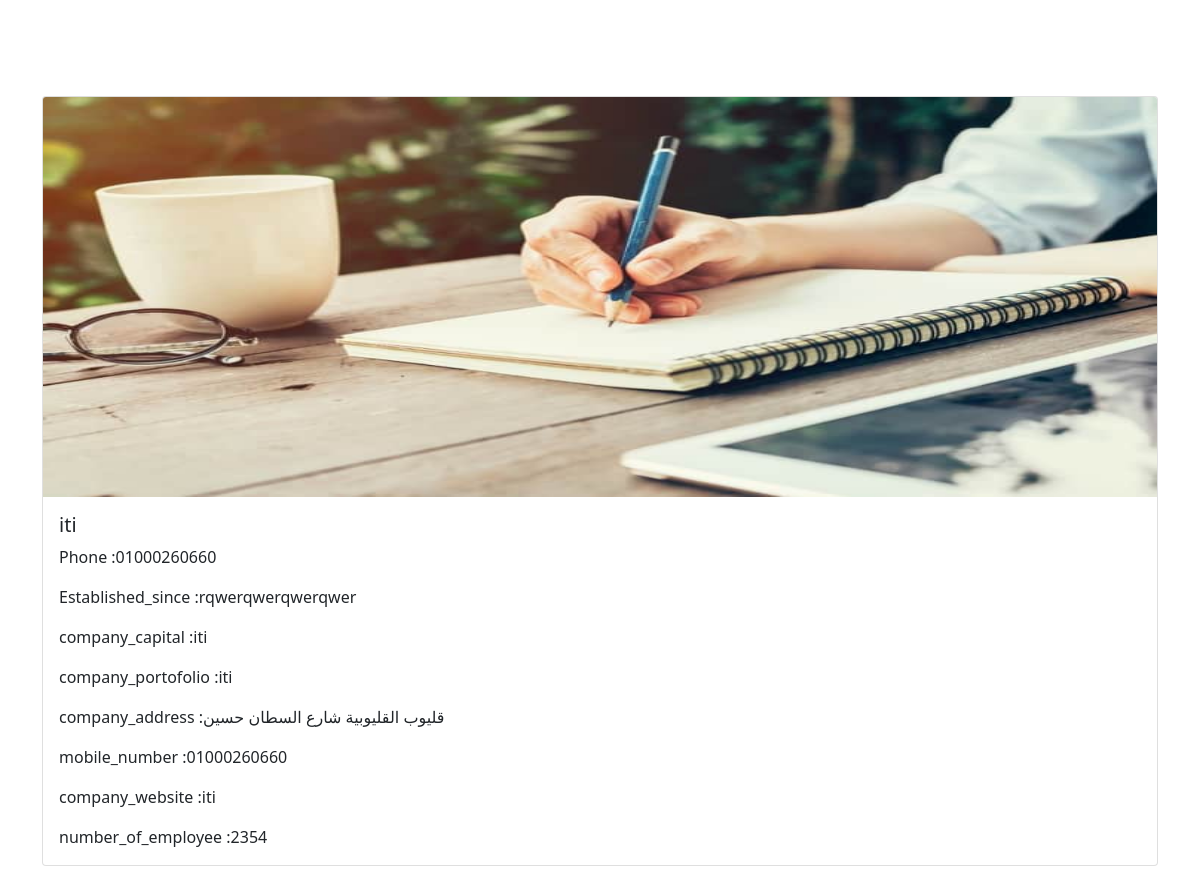
Page /show.php?id=2 on the committed database.
### tables this page shows
CREATE TABLE `company` (
  `id` int(11) NOT NULL,
  `company_name` varchar(255) NOT NULL,
  `phone` varchar(15) NOT NULL,
  `Established_since` varchar(255) NOT NULL,
  `company_capital` varchar(255) NOT NULL,
  `company_portofolio` varchar(255) NOT NULL,
  `image` text NOT NULL,
  `company_address` varchar(255) NOT NULL,
  `mobile_number` varchar(15) NOT NULL,
  `company_website` varchar(255) NOT NULL,
  `number_of_employee` smallint(6) NOT NULL
);

### CRUD.php (called while the page is built, shortened)
<?php
require 'DB.php';
class Crud
{
    public function show($id)
    {
        global $conn;
        $query = "SELECT * From company where id = $id";
        $result = $conn->prepare($query);
        $result->execute();
        $data  = $result->fetch(PDO::FETCH_ASSOC);
        return $data;
    }
}
$getData = new Crud();

### show.php (the view, shortened to what this page needs)
<?php
require 'CRUD.php';
$id = $_REQUEST['id'];
$data = $getData->show($id);
?>
<link href="https://cdn.jsdelivr.net/npm/bootstrap@5.0.2/dist/css/bootstrap.min.css" rel="stylesheet"
>
<div class="container pt-5 mt-5">
    <div class="card mb-3">
        <img src="./images/<?= $data['image']; ?>" class="card-img-top" alt="..." height="400px">
        <div class="card-body">
            <h5 class="card-title"><?= $data['company_name'] ?></h5>
            <p class="card-text">Phone :<?= $data['phone'] ?></p>
            <p class="card-text">Established_since :<?= $data['Established_since'] ?></p>
            <p class="card-text">company_capital :<?= $data['company_capital'] ?></p>
            <p class="card-text">company_portofolio :<?= $data['company_portofolio'] ?></p>
            <p class="card-text">company_address :<?= $data['company_address'] ?></p>
            <p class="card-text">mobile_number :<?= $data['mobile_number'] ?></p>
            <p class="card-text">company_website :<?= $data['company_website'] ?></p>
            <p class="card-text">number_of_employee :<?= $data['number_of_employee'] ?></p>
        </div>
    </div>
</div>

### rows in the picture
company: image (picture), company_name "iti", phone "01000260660", Established_since "rqwerqwerqwerqwer", company_capital "iti", company_portofolio "iti", company_address "قليوب القليوبية شارع السطان حسين", mobile_number "01000260660", company_website "iti", number_of_employee "2354"
